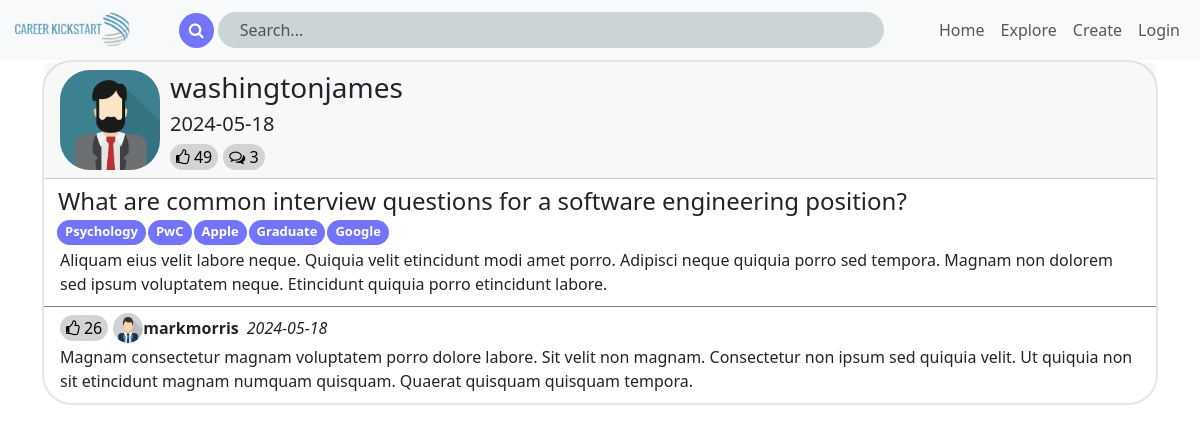
Screenshot of /question/1 with the database file from the repository.
### app/models.py (models this page shows, shortened)
class User(UserMixin, db.Model):
    __tablename__ = 'users'
    id = db.Column(db.Integer, primary_key=True, autoincrement=True)
    username = db.Column(db.String(30), unique=True)
    email = db.Column(db.String(100), unique=True)
    password_hash = db.Column(db.String(128))
    profile_pic = db.Column(db.String(12))
    about_me = db.Column(db.String(200), nullable=True)
    user_questions = db.relationship('Question', back_populates='user', lazy=True)
    user_answers = db.relationship('Answer', back_populates='user', lazy=True)

class Question(db.Model):
    __tablename__ = 'questions'
    question_id = db.Column(db.Integer, primary_key=True, autoincrement=True)
    user_id = db.Column(db.Integer, db.ForeignKey('users.id'), nullable=False)
    title = db.Column(db.String(100), nullable=False)
    description = db.Column(db.String(2000), nullable=False)
    date_created = db.Column(db.DateTime, default=func.now())
    likes = db.Column(db.Integer)
    comments = db.Column(db.Integer)
    user = db.relationship('User', back_populates='user_questions')
    tags = db.relationship('Question_Tag', back_populates='question', lazy=True)
    answers = db.relationship('Answer', back_populates='question', lazy=True)

class Question_Tag(db.Model):
    __tablename__ = 'question_tags'
    qt_id = db.Column(db.Integer, primary_key=True, autoincrement=True)
    question_id = db.Column(db.Integer, db.ForeignKey('questions.question_id'))
    tag_id = db.Column(db.Integer, db.ForeignKey('tags.tag_id'))
    tag = db.relationship('Tag', back_populates='question_tags')
    question = db.relationship('Question', back_populates='tags')

class Tag(db.Model):
    __tablename__ = 'tags'
    tag_id = db.Column(db.Integer, primary_key=True, autoincrement=True)
    tag = db.Column(db.String(40), unique=True)
    category = db.Column(db.String(40))
    question_tags = db.relationship('Question_Tag', back_populates='tag', lazy=True)

class Answer(db.Model):
    __tablename__ = 'answers'
    ans_id = db.Column(db.Integer, primary_key=True, autoincrement=True)
    question_id = db.Column(db.Integer, db.ForeignKey('questions.question_id'))
    user_id = db.Column(db.Integer, db.ForeignKey('users.id'), nullable=False)
    answer = db.Column(db.String(2000), nullable=False)
    date_created = db.Column(db.DateTime, default=func.now())
    likes = db.Column(db.Integer)
    user = db.relationship('User', back_populates='user_answers')
    question = db.relationship('Question', back_populates='answers')

### app/routes.py (the view)
@main.route('/question/<int:question_id>', methods=['GET'])
def load_postpage(question_id):
    return PostController.get_post_page(question_id)

### app/forms.py
class AnswerForm(FlaskForm):
    answer = TextAreaField('Answer', validators=[DataRequired()])
    submit = SubmitField('Post')

### app/controller.py (called while the page is built)
    def get_post_page(question_id):
        to_load = Question.query.get_or_404(question_id)
        form = AnswerForm()
        return render_template('request.html', question=to_load, form=form)

### app/templates/request.html (shortened to what this page needs)
<!DOCTYPE html>
<html>
    <head>
        <link href="https://cdn.jsdelivr.net/npm/bootstrap@5.3.3/dist/css/bootstrap.min.css" rel="stylesheet">
        <link rel="stylesheet" href="https://cdnjs.cloudflare.com/ajax/libs/font-awesome/4.7.0/css/font-awesome.min.css">
        <link rel="stylesheet" type="text/css" href="{{ url_for('static', filename='requestStyle.css') }}">
        <link rel="stylesheet" type="text/css" href="{{ url_for('static', filename='navbarStyle.css') }}">
    </head>
    <body>
        {% include "navbar.html" %}
        <div class="container" id="{{ question.question_id }}">
            <div id="{{ question.question_id }}" class="card">
                <div class="card-header">
                    <div class="user-info d-flex align-items-center">
                        <img class="profil-pic" src="{{ url_for('static', filename=question.user.profile_pic) }}" style="height: 100px; width: 100px; border-radius: 30px;">
                        <div id="user-post-related">
                            <h3>{{ question.user.username }}</h3>
                            <h5>{{ question.date_created.date() }}</h5>
                            <div class="d-flex">
                                <button class="like main-buttons" aria-pressed="false" type="button"><i class="fa fa-thumbs-o-up"></i> {{question.likes}}</button>
                                <button data-bs-toggle="modal" data-bs-target="#createModal" class="main-buttons" aria-pressed="false" type="button"><i class="fa fa-comments-o"></i> {{question.comments}}</button>
                            </div>
                        </div>
                    </div>
                </div>
                <div class="card-title">
                    <h4>{{question.title}}</h4>
                </div>
                <div class="card-subtitle d-flex">
                    {% for itag in question.tags %}
                    <p style="font-size: small;"> {{itag.tag.tag}} </p>
                    {% endfor %}
                </div>
                <div class="card-body">
                    <p class="card-text">{{question.description}}</p>
                </div>
                {% for answer in question.answers %}
                    {% include 'answer.html' %}
                {% endfor %}
            </div>
        </div>
    </body>
</html>

### app/templates/navbar.html (shortened to what this page needs)
<nav class="navbar navbar-expand-lg navbar-light bg-light sticky-top bg-body-tertiary align-items-center">
    <div class="container-fluid">
        <a class="navbar-brand p-0 m-0" href="/">
            <img src="{{ url_for('static', filename='logo v1.png') }}" alt="CareerKickstart" width="120px">
        </a>
        <form role="search" action="http://127.0.0.1:5000/explore" method="get">
            <div class="d-flex justify-content-between align-items-center">
                <button type="submit" id="submitButton" class="btn"><i class="fa fa-search"></i></button>
                <div class="d-flex align-items-center w-100 form-search">
                    <input type="search" class="form-control" id="searchIn" placeholder="Search..." name="query">
                </div>
            </div>
        </form>
        <div>
            <div class="offcanvas offcanvas-end" tabindex="-1" id="offcanvasNavbar" aria-labelledby="offcanvasNavbarLabel">
                <div class="offcanvas-body">
                    <ul class="navbar-nav me-auto mb-2 mb-lg-0">
                        <li class="nav-item"><a class="nav-link" href="/">Home</a></li>
                        <li class="nav-item"><a class="nav-link" href="/explore">Explore</a></li>
                        <li class="nav-item"><a class="nav-link" href="/create">Create</a></li>
                        {% if current_user.is_anonymous %}
                        <li class="nav-item"><a class="nav-link" href="/login">Login</a></li>
                        {% else %}
                        <li class="nav-item"><a class="nav-link" href="/currentpfp">Profile</a></li>
                        <li class="nav-item"><a class="nav-link" href="/logout">Logout</a></li>
                        {% endif %}
                    </ul>
                </div>
            </div>
        </div>
    </div>
</nav>

### app/templates/answer.html
<div id="{{ answer.ans_id }}" class="card-answer">
    <div class="card-action d-flex answer-action">
        <div class="user-info d-flex align-items-center justify-content-center">
            <button class="a-like" aria-pressed="false" type="button"><i class="fa fa-thumbs-o-up"></i> {{answer.likes}}</button>
            <img class="profil-pic" src="{{ url_for('static', filename=answer.user.profile_pic) }}" style="height: 30px; width: 30px; border-radius: 30px;">
            <b> {{ answer.user.username }}</b>
            <i class="ms-2"> {{ answer.date_created.date() }}</i>
        </div>
    </div>
    <div class="card-body">
        <p class="card-text">{{answer.answer}}</p>
    </div>
</div>

### app/static/requestStyle.css (style rules this page uses)
.card { border-radius: 30px; margin-bottom: 20px; width:100%; border-color: rgb(230, 230, 230); border-width: 2px; }
.card-body { padding-top: 0.1rem; padding-bottom: 10px; }
.card-answer { border-top: 1px; border-style: solid; border-left: 0px; border-right: 0px; border-bottom: 0px; border-color: grey; }
.card-title { padding-top: 0.5rem; margin-bottom: 0px; margin-right:4px; padding-left: 14px; border-top-left-radius: 30px; border-top-right-radius: 30px; }
.card-subtitle > p { padding-right: 8px; padding-left: 8px; padding-top: 2px; padding-bottom: 3px; margin-right: 2px; margin-bottom: 2px; background-color: rgb(116, 116, 250); color: white; border-radius: 20px; font-size:xx-small; font-weight: bold; max-width: 100%; white-space: nowrap; }
.card-subtitle { margin-left: 13px; margin-right: 10px; flex-direction: row; display: flex; flex-wrap: wrap; }
.main-buttons, .like, .a-like { border-radius: 30px; border-width: 0px; background-color: lightgray; margin-right: 5px; }
#user-post-related { margin-left: 10px; }
.answer-action { margin-left: 16px; margin-top: 6px; }

### app/static/navbarStyle.css (style rules this page uses)
nav { background-color: rgb(255, 255, 255); }
#searchIn { background-color: #cbd5d6; outline-style: none; outline-width: 1px; border-style: none; border-radius: 30px; text-indent: 10px; width: 100%; }
#resetButton, #submitButton { display: flex; justify-content: center; align-items: center; width: 35px; height: 35px; border-radius: 40px; background-color: rgb(116, 116, 250); color: white; margin-right: 4px; }
form { width: 60%; }

### rows the page displays
User: profile_pic (picture), user.username "washingtonjames"
Question: date_created "2024-05-18", likes "49", comments "3", title "What are common interview questions for a software engineering position?", description "Aliquam eius velit labore neque. Quiquia velit etincidunt modi amet porro. Adipisci neque quiquia porro sed tempora. Magnam non dolorem sed ipsum voluptatem neque. Etincidunt quiquia porro etincidunt labore."
Question_Tag: tag.tag "Psychology"
Question_Tag: tag.tag "PwC"
Question_Tag: tag.tag "Apple"
Question_Tag: tag.tag "Graduate"
Question_Tag: tag.tag "Google"
Answer: likes "26", profile_pic (picture), user.username "markmorris", date_created "2024-05-18", answer "Magnam consectetur magnam voluptatem porro dolore labore. Sit velit non magnam. Consectetur non ipsum sed quiquia velit. Ut quiquia non sit etincidunt magnam numquam quisquam. Quaerat quisquam quisquam tempora."
